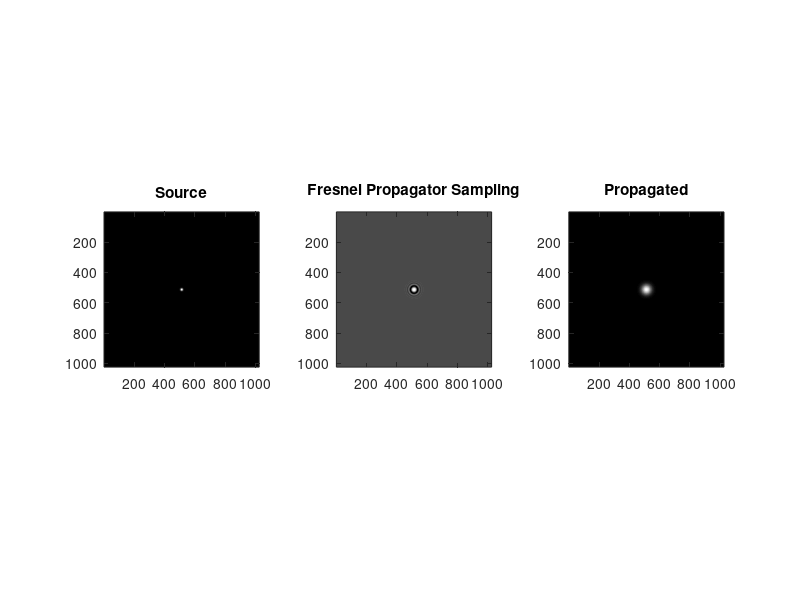

This figure's MATLAB source:
% Built off a script from 7/15/20
% Short Distance Fresnel Prop
% Start with some amplitude distribution and propagate a short distance

% Parameters; units mm
L = 250e-3; lambda = 490e-6; k = 2*pi/lambda; R = 5e-3;
M = 1024; % samples
z = 200e-3; % propagation distance

% Define spatial axes
dx = L/M;
x = -L/2:dx:L/2-dx;
y = x;
[X,Y] = meshgrid(x,y);

% Define frequency axes
fMax = 1/(2*dx);
df = 1/L;
fx = -fMax:df:fMax-df;
fy=fx;
[FX,FY] = meshgrid(fx,fy);
    
% Define Fresnel Propagtor
H = exp(-i*pi*lambda*z*(FX.^2 + FY.^2));

% Define initial field
% field = circularAperture(L, R, M, 0, 0);
field = exp(-4*log(2)/R^2*(X.^2+Y.^2));

% Propagate
ft = fft2(field);
proppedFt = ft .* fftshift(H);
propped = ifft2(proppedFt);

% Plot
subplot(1,3,1);
imagesc(abs(field).^2);
title('Source');
axis('square');
colormap('gray');

subplot(1,3,2);
imagesc(real(H).*abs(fftshift(ft)));
title('Fresnel Propagator Sampling')
axis('square');
colormap('gray');

subplot(1,3,3);
imagesc(abs(propped).^2);
title('Propagated')
axis('square');
colormap('gray');

function a = rect(x)
    a = abs(x) <= .5;
end

function a = circularAperture(L, R, M, xC, yC)
    % L source plane length (m)
    % R beam radius (m)
    % M samples
    dx = L/M;
    x = -L/2:dx:L/2-dx;
    y = x;
    [X,Y] = meshgrid(x,y);
    a = rect(.5 * ((X-xC).^2 + (Y-yC).^2) / (R^2));
end